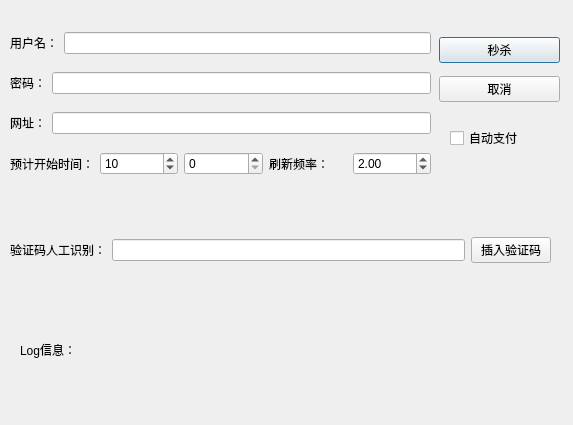
<?xml version="1.0" encoding="UTF-8"?>
<ui version="4.0">
 <class>Dialog</class>
 <widget class="QDialog" name="Dialog">
  <property name="geometry">
   <rect>
    <x>0</x>
    <y>0</y>
    <width>573</width>
    <height>425</height>
   </rect>
  </property>
  <property name="windowTitle">
   <string>Dialog</string>
  </property>
  <widget class="QWidget" name="verticalLayoutWidget">
   <property name="geometry">
    <rect>
     <x>439</x>
     <y>30</y>
     <width>121</width>
     <height>80</height>
    </rect>
   </property>
   <layout class="QVBoxLayout" name="verticalLayout">
    <item>
     <widget class="QPushButton" name="btnGo">
      <property name="text">
       <string>秒杀</string>
      </property>
     </widget>
    </item>
    <item>
     <widget class="QPushButton" name="btnCancel">
      <property name="text">
       <string>取消</string>
      </property>
     </widget>
    </item>
   </layout>
  </widget>
  <widget class="QWidget" name="verticalLayoutWidget_2">
   <property name="geometry">
    <rect>
     <x>10</x>
     <y>20</y>
     <width>421</width>
     <height>171</height>
    </rect>
   </property>
   <layout class="QVBoxLayout" name="verticalLayout_4">
    <item>
     <layout class="QHBoxLayout" name="horizontalLayout_4">
      <item>
       <widget class="QLabel" name="label">
        <property name="text">
         <string>用户名：</string>
        </property>
       </widget>
      </item>
      <item>
       <widget class="QLineEdit" name="lineEdit"/>
      </item>
     </layout>
    </item>
    <item>
     <layout class="QHBoxLayout" name="horizontalLayout_5">
      <item>
       <widget class="QLabel" name="label_2">
        <property name="text">
         <string>密码：</string>
        </property>
       </widget>
      </item>
      <item>
       <widget class="QLineEdit" name="lineEdit_2"/>
      </item>
     </layout>
    </item>
    <item>
     <layout class="QHBoxLayout" name="horizontalLayout_3">
      <item>
       <widget class="QLabel" name="label_3">
        <property name="text">
         <string>网址：</string>
        </property>
       </widget>
      </item>
      <item>
       <widget class="QLineEdit" name="lineEdit_3"/>
      </item>
     </layout>
    </item>
    <item>
     <layout class="QHBoxLayout" name="horizontalLayout_6">
      <item>
       <widget class="QLabel" name="label_6">
        <property name="text">
         <string>预计开始时间：</string>
        </property>
       </widget>
      </item>
      <item>
       <widget class="QSpinBox" name="spinBox">
        <property name="maximum">
         <number>23</number>
        </property>
        <property name="value">
         <number>10</number>
        </property>
       </widget>
      </item>
      <item>
       <widget class="QSpinBox" name="spinBox_2">
        <property name="maximum">
         <number>59</number>
        </property>
       </widget>
      </item>
      <item>
       <widget class="QLabel" name="label_7">
        <property name="text">
         <string>刷新频率：</string>
        </property>
       </widget>
      </item>
      <item>
       <widget class="QDoubleSpinBox" name="doubleSpinBox">
        <property name="minimum">
         <double>0.010000000000000</double>
        </property>
        <property name="maximum">
         <double>5.000000000000000</double>
        </property>
        <property name="singleStep">
         <double>0.010000000000000</double>
        </property>
        <property name="value">
         <double>2.000000000000000</double>
        </property>
       </widget>
      </item>
     </layout>
    </item>
   </layout>
  </widget>
  <widget class="QCheckBox" name="checkBox">
   <property name="geometry">
    <rect>
     <x>450</x>
     <y>130</y>
     <width>71</width>
     <height>16</height>
    </rect>
   </property>
   <property name="text">
    <string>自动支付</string>
   </property>
  </widget>
  <widget class="QWidget" name="horizontalLayoutWidget_5">
   <property name="geometry">
    <rect>
     <x>10</x>
     <y>210</y>
     <width>541</width>
     <height>80</height>
    </rect>
   </property>
   <layout class="QHBoxLayout" name="horizontalLayout_7">
    <item>
     <widget class="QLabel" name="label_4">
      <property name="text">
       <string>验证码人工识别：</string>
      </property>
     </widget>
    </item>
    <item>
     <widget class="QLineEdit" name="lineEdit_4"/>
    </item>
    <item>
     <widget class="QPushButton" name="pushButton">
      <property name="text">
       <string>插入验证码</string>
      </property>
     </widget>
    </item>
   </layout>
  </widget>
  <widget class="QWidget" name="horizontalLayoutWidget_6">
   <property name="geometry">
    <rect>
     <x>20</x>
     <y>310</y>
     <width>521</width>
     <height>80</height>
    </rect>
   </property>
   <layout class="QHBoxLayout" name="horizontalLayout_8">
    <item>
     <widget class="QLabel" name="label_5">
      <property name="text">
       <string>Log信息：</string>
      </property>
     </widget>
    </item>
   </layout>
  </widget>
  <zorder>verticalLayoutWidget</zorder>
  <zorder>verticalLayoutWidget_2</zorder>
  <zorder>horizontalLayoutWidget_2</zorder>
  <zorder>checkBox</zorder>
  <zorder>horizontalLayoutWidget_5</zorder>
  <zorder>horizontalLayoutWidget_6</zorder>
 </widget>
 <resources/>
 <connections/>
</ui>
